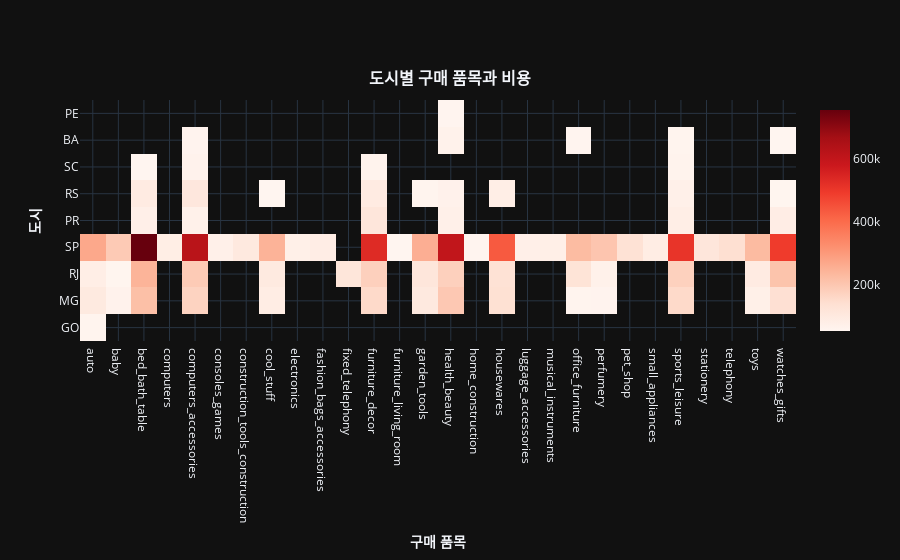

Write notebook code for a chart like this one.
### Code cell
layout = {
    'title':  {
            "text": "<b>도시별 구매 품목과 비용</b>",
            "x": 0.5,
            "y": 0.87,
            "font": {
                "size": 16
            }
    },
    'xaxis': {
        'title': '<b>구매 품목</b>',
        'showticklabels':True,
        'dtick': 1
    },
    "yaxis": {
        "title": "<b>도시</b>"
    },
    "template":'plotly_dark'
}
products_category.iplot(kind = 'heatmap', x = 'product_category_name_english', y = 'customer_state', z = 'payment_value', colorscale = 'Reds', layout = layout)

### Figure 1 — Plotly figure (JSON) as saved in the notebook; plotly's stock layout.template omitted (floating-point values rounded to 4 significant figures)
{"data": [{"colorscale": [[0, "rgb(255,245,240)"], [0.125, "rgb(254,224,210)"], [0.25, "rgb(252,187,161)"], [0.375, "rgb(252,146,114)"], [0.5, "rgb(251,106,74)"], [0.625, "rgb(239,59,44)"], [0.75, "rgb(203,24,29)"], [0.875, "rgb(165,15,21)"], [1, "rgb(103,0,13)"]], "type": "heatmap", "x": ["auto", "auto", "auto", "auto", "baby", "baby", "baby", "bed_bath_table", "bed_bath_table", "bed_bath_table", "bed_bath_table", "bed_bath_table", "bed_bath_table", "computers", "computers_accessories", "computers_accessories", "computers_accessories", "computers_accessories", "computers_accessories", "computers_accessories", "computers_accessories", "consoles_games", "construction_tools_construction", "cool_stuff", "cool_stuff", "cool_stuff", "cool_stuff", "electronics", "fashion_bags_accessories", "fixed_telephony", "furniture_decor", "furniture_decor", "furniture_decor", "furniture_decor", "furniture_decor", "furniture_decor", "furniture_living_room", "garden_tools", "garden_tools", "garden_tools", "garden_tools", "health_beauty", "health_beauty", "health_beauty", "health_beauty", "health_beauty", "health_beauty", "health_beauty", "home_construction", "housewares", "housewares", "housewares", "housewares", "luggage_accessories", "musical_instruments", "office_furniture", "office_furniture", "office_furniture", "office_furniture", "perfumery", "perfumery", "perfumery", "pet_shop", "small_appliances", "sports_leisure", "sports_leisure", "sports_leisure", "sports_leisure", "sports_leisure", "sports_leisure", "sports_leisure", "stationery", "telephony", "toys", "toys", "toys", "watches_gifts", "watches_gifts", "watches_gifts", "watches_gifts", "watches_gifts", "watches_gifts"], "y": ["GO", "MG", "RJ", "SP", "MG", "RJ", "SP", "MG", "PR", "RJ", "RS", "SC", "SP", "SP", "BA", "MG", "PR", "RJ", "RS", "SC", "SP", "SP", "SP", "MG", "RJ", "RS", "SP", "SP", "SP", "RJ", "MG", "PR", "RJ", "RS", "SC", "SP", "SP", "MG", "RJ", "RS", "SP", "BA", "MG", "PE", "PR", "RJ", "RS", "SP", "SP", "MG", "RJ", "RS", "SP", "SP", "SP", "BA", "MG", "RJ", "SP", "MG", "RJ", "SP", "SP", "SP", "BA", "MG", "PR", "RJ", "RS", "SC", "SP", "SP", "SP", "MG", "RJ", "SP", "BA", "MG", "PR", "RJ", "RS", "SP"], "z": [57730.0, 99770.0, 82400.0, 268300.0, 64110.0, 53200.0, 191300.0, 217000.0, 76300.0, 242400.0, 93270.0, 52960.0, 756700.0, 82900.0, 58310.0, 170900.0, 70100.0, 189800.0, 108500.0, 63470.0, 622200.0, 73410.0, 101100.0, 86490.0, 97470.0, 52940.0, 245100.0, 74280.0, 83570.0, 115200.0, 154900.0, 114100.0, 177700.0, 93390.0, 60210.0, 533500.0, 51630.0, 102400.0, 113200.0, 57670.0, 254900.0, 65380.0, 196300.0, 55900.0, 70920.0, 178300.0, 67280.0, 604700.0, 55060.0, 135800.0, 129500.0, 81300.0, 434900.0, 76330.0, 77200.0, 55470.0, 56040.0, 124100.0, 226500.0, 58570.0, 67860.0, 203100.0, 130900.0, 85520.0, 57880.0, 153400.0, 80240.0, 174900.0, 72900.0, 60390.0, 509000.0, 114500.0, 140000.0, 74700.0, 91720.0, 227900.0, 52800.0, 138000.0, 85400.0, 207700.0, 53220.0, 492400.0], "zmax": 756700.0, "zmin": 51630.0}], "layout": {"title": {"font": {"size": 16}, "text": "<b>도시별 구매 품목과 비용</b>", "x": 0.5, "y": 0.87}, "xaxis": {"dtick": 1, "showticklabels": true, "title": {"text": "<b>구매 품목</b>"}}, "yaxis": {"title": {"text": "<b>도시</b>"}}}}
